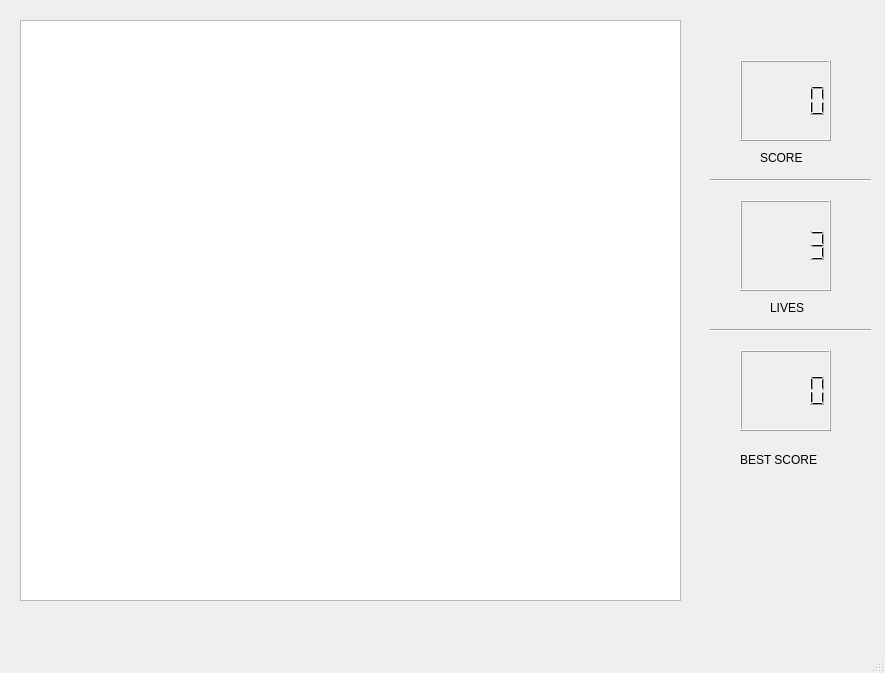
<?xml version="1.0" encoding="UTF-8"?>
<ui version="4.0">
 <class>MainWindow</class>
 <widget class="QMainWindow" name="MainWindow">
  <property name="geometry">
   <rect>
    <x>0</x>
    <y>0</y>
    <width>885</width>
    <height>673</height>
   </rect>
  </property>
  <property name="windowTitle">
   <string>MainWindow</string>
  </property>
  <widget class="QWidget" name="centralwidget">
   <widget class="QGraphicsView" name="graphicsView">
    <property name="geometry">
     <rect>
      <x>20</x>
      <y>20</y>
      <width>661</width>
      <height>581</height>
     </rect>
    </property>
   </widget>
   <widget class="QLCDNumber" name="score">
    <property name="geometry">
     <rect>
      <x>740</x>
      <y>60</y>
      <width>91</width>
      <height>81</height>
     </rect>
    </property>
   </widget>
   <widget class="QLabel" name="scoreLabel">
    <property name="geometry">
     <rect>
      <x>760</x>
      <y>150</y>
      <width>58</width>
      <height>16</height>
     </rect>
    </property>
    <property name="text">
     <string>SCORE</string>
    </property>
   </widget>
   <widget class="QLabel" name="livesLabel">
    <property name="geometry">
     <rect>
      <x>770</x>
      <y>300</y>
      <width>58</width>
      <height>16</height>
     </rect>
    </property>
    <property name="text">
     <string>LIVES</string>
    </property>
   </widget>
   <widget class="QLCDNumber" name="lives">
    <property name="geometry">
     <rect>
      <x>740</x>
      <y>200</y>
      <width>91</width>
      <height>91</height>
     </rect>
    </property>
    <property name="intValue" stdset="0">
     <number>3</number>
    </property>
   </widget>
   <widget class="Line" name="line">
    <property name="geometry">
     <rect>
      <x>710</x>
      <y>170</y>
      <width>161</width>
      <height>20</height>
     </rect>
    </property>
    <property name="orientation">
     <enum>Qt::Orientation::Horizontal</enum>
    </property>
   </widget>
   <widget class="Line" name="line_2">
    <property name="geometry">
     <rect>
      <x>710</x>
      <y>320</y>
      <width>161</width>
      <height>20</height>
     </rect>
    </property>
    <property name="orientation">
     <enum>Qt::Orientation::Horizontal</enum>
    </property>
   </widget>
   <widget class="QLCDNumber" name="bestScore">
    <property name="geometry">
     <rect>
      <x>740</x>
      <y>350</y>
      <width>91</width>
      <height>81</height>
     </rect>
    </property>
   </widget>
   <widget class="QLabel" name="bestScoreLabel">
    <property name="geometry">
     <rect>
      <x>740</x>
      <y>450</y>
      <width>91</width>
      <height>20</height>
     </rect>
    </property>
    <property name="text">
     <string>BEST SCORE</string>
    </property>
   </widget>
  </widget>
  <widget class="QMenuBar" name="menubar">
   <property name="geometry">
    <rect>
     <x>0</x>
     <y>0</y>
     <width>885</width>
     <height>36</height>
    </rect>
   </property>
  </widget>
  <widget class="QStatusBar" name="statusbar"/>
 </widget>
 <resources/>
 <connections/>
</ui>
